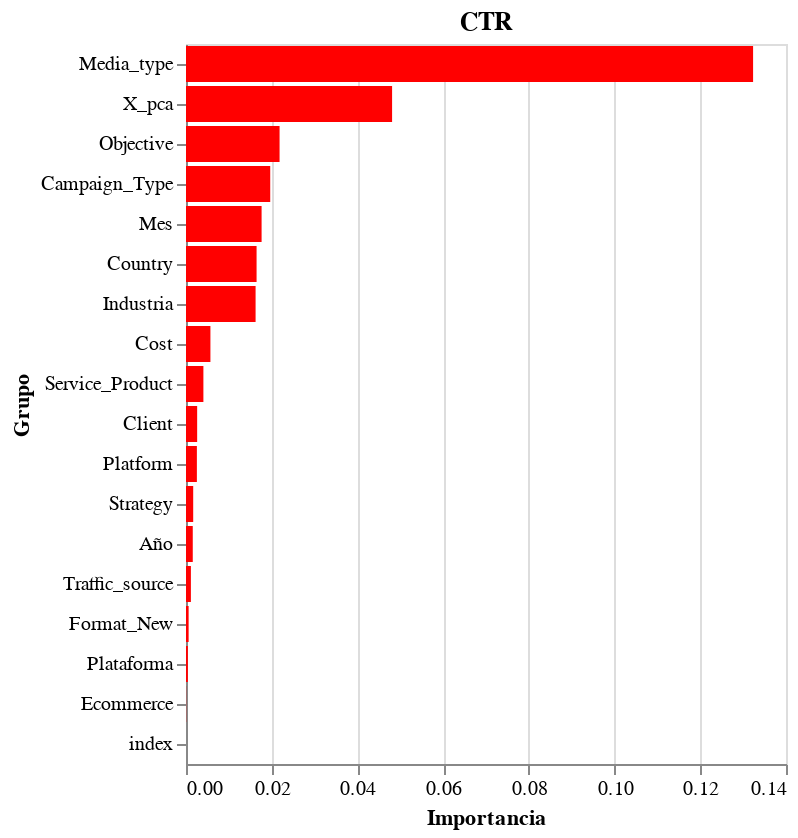

The notebook cell saved with this chart:
### Code cell
chart

### Figure 1 — Vega-Lite specification as saved in the notebook (floating-point values rounded to 4 significant figures)
{"config": {"view": {"continuousWidth": 300, "continuousHeight": 300}}, "data": {"name": "data-46d8c4b298814f37dc2a7fb5eb3995a1"}, "mark": {"type": "bar", "color": "red"}, "encoding": {"x": {"field": "Importance", "title": "Importancia", "type": "quantitative"}, "y": {"field": "Grupo", "sort": "-x", "title": "Grupo", "type": "nominal"}}, "title": "CTR", "$schema": "https://vega.github.io/schema/vega-lite/v5.14.1.json", "datasets": {"data-46d8c4b298814f37dc2a7fb5eb3995a1": [{"Grupo": "Media_type", "Importance": 0.1323}, {"Grupo": "X_pca", "Importance": 0.04809}, {"Grupo": "Objective", "Importance": 0.02183}, {"Grupo": "Campaign_Type", "Importance": 0.01965}, {"Grupo": "Mes", "Importance": 0.01764}, {"Grupo": "Country", "Importance": 0.01647}, {"Grupo": "Industria", "Importance": 0.01624}, {"Grupo": "Cost", "Importance": 0.005698}, {"Grupo": "Service_Product", "Importance": 0.004058}, {"Grupo": "Client", "Importance": 0.002603}, {"Grupo": "Platform", "Importance": 0.002539}, {"Grupo": "Strategy", "Importance": 0.001679}, {"Grupo": "Año", "Importance": 0.001579}, {"Grupo": "Traffic_source", "Importance": 0.001142}, {"Grupo": "Format_New", "Importance": 0.0006118}, {"Grupo": "Plataforma", "Importance": 0.000433}, {"Grupo": "Ecommerce", "Importance": 4.272e-05}, {"Grupo": "index", "Importance": 0.0}]}}
